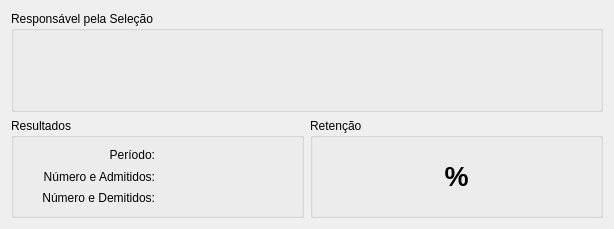
<?xml version="1.0" encoding="UTF-8"?>
<ui version="4.0">
 <class>DetalhesRetencao</class>
 <widget class="QDialog" name="DetalhesRetencao">
  <property name="geometry">
   <rect>
    <x>0</x>
    <y>0</y>
    <width>614</width>
    <height>229</height>
   </rect>
  </property>
  <property name="windowTitle">
   <string>Dialog</string>
  </property>
  <layout class="QGridLayout" name="gridLayout_2">
   <item row="1" column="1">
    <widget class="QGroupBox" name="groupBox_Status">
     <property name="title">
      <string>Retenção</string>
     </property>
     <layout class="QGridLayout" name="gridLayout_3">
      <item row="0" column="1">
       <widget class="QLabel" name="percentualRetido">
        <property name="font">
         <font>
          <pointsize>20</pointsize>
          <weight>75</weight>
          <bold>true</bold>
         </font>
        </property>
        <property name="text">
         <string>%</string>
        </property>
        <property name="alignment">
         <set>Qt::AlignCenter</set>
        </property>
       </widget>
      </item>
     </layout>
    </widget>
   </item>
   <item row="0" column="0" colspan="2">
    <widget class="QGroupBox" name="groupBox_Responsavel">
     <property name="title">
      <string>Responsável pela Seleção</string>
     </property>
     <layout class="QHBoxLayout" name="horizontalLayout">
      <item>
       <widget class="QLabel" name="campoResponsavelSelecao">
        <property name="font">
         <font>
          <pointsize>12</pointsize>
          <weight>75</weight>
          <bold>true</bold>
         </font>
        </property>
        <property name="text">
         <string/>
        </property>
        <property name="alignment">
         <set>Qt::AlignCenter</set>
        </property>
       </widget>
      </item>
      <item>
       <widget class="QLabel" name="campoStatus">
        <property name="maximumSize">
         <size>
          <width>50</width>
          <height>16777215</height>
         </size>
        </property>
        <property name="font">
         <font>
          <pointsize>12</pointsize>
          <weight>75</weight>
          <bold>true</bold>
         </font>
        </property>
        <property name="text">
         <string/>
        </property>
        <property name="alignment">
         <set>Qt::AlignCenter</set>
        </property>
       </widget>
      </item>
     </layout>
    </widget>
   </item>
   <item row="1" column="0">
    <widget class="QGroupBox" name="groupBox_Resultados">
     <property name="title">
      <string>Resultados</string>
     </property>
     <layout class="QGridLayout" name="gridLayout">
      <item row="1" column="1">
       <widget class="QLabel" name="campoNumeroAdmitidos">
        <property name="text">
         <string/>
        </property>
       </widget>
      </item>
      <item row="1" column="0">
       <widget class="QLabel" name="label_3">
        <property name="text">
         <string>Número e Admitidos:</string>
        </property>
        <property name="alignment">
         <set>Qt::AlignRight|Qt::AlignTrailing|Qt::AlignVCenter</set>
        </property>
       </widget>
      </item>
      <item row="2" column="1">
       <widget class="QLabel" name="campoNumeroDemitidos">
        <property name="text">
         <string/>
        </property>
       </widget>
      </item>
      <item row="2" column="0">
       <widget class="QLabel" name="label_6">
        <property name="text">
         <string>Número e Demitidos:</string>
        </property>
        <property name="alignment">
         <set>Qt::AlignRight|Qt::AlignTrailing|Qt::AlignVCenter</set>
        </property>
       </widget>
      </item>
      <item row="0" column="1">
       <widget class="QLabel" name="campoPeriodoApuracao">
        <property name="text">
         <string/>
        </property>
       </widget>
      </item>
      <item row="0" column="0">
       <widget class="QLabel" name="label_9">
        <property name="text">
         <string>Período:</string>
        </property>
        <property name="alignment">
         <set>Qt::AlignRight|Qt::AlignTrailing|Qt::AlignVCenter</set>
        </property>
       </widget>
      </item>
     </layout>
    </widget>
   </item>
  </layout>
 </widget>
 <resources/>
 <connections/>
</ui>
